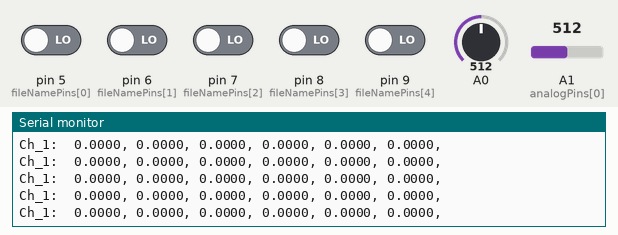
A sketch run on a simulated Arduino Uno, built with avr-gcc and run on an emulated ATmega328P. Shown: the last lines printed to the serial monitor. Inputs (shaded band) come from the test bench; at power-on: pin 5 (fileNamePins[0]), pin 6 (fileNamePins[1]), pin 7 (fileNamePins[2]), pin 8 (fileNamePins[3]), pin 9 (fileNamePins[4]) LOW, A0 = 512, A1 (analogPins[0]) = 512. Storage starts empty.

Above: at 5.7 s.
5.8 s: A0 set to 520
At 5.95 s:
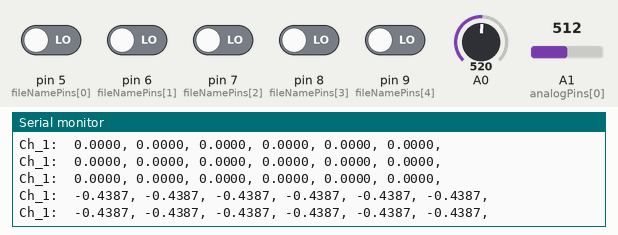
8.8 s: A1 (analogPins[0]) set to 531
At 8.82 s:
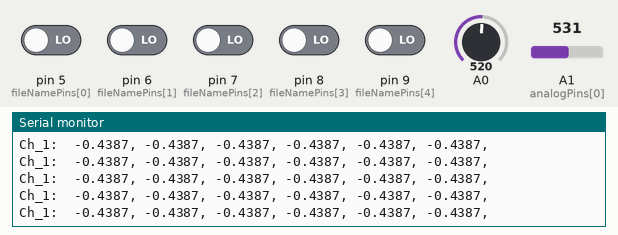
13.3 s: A0 set to 679
At 13.32 s:
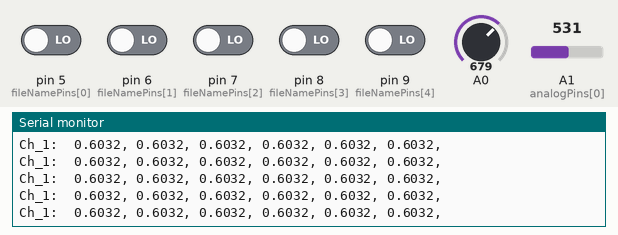
16.3 s: A0 set to 706
At 16.32 s:
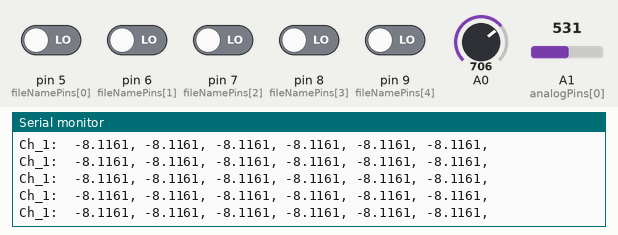
Timing chart, 0 to 18.8 s (numbered marks = the images above; inputs shaded):
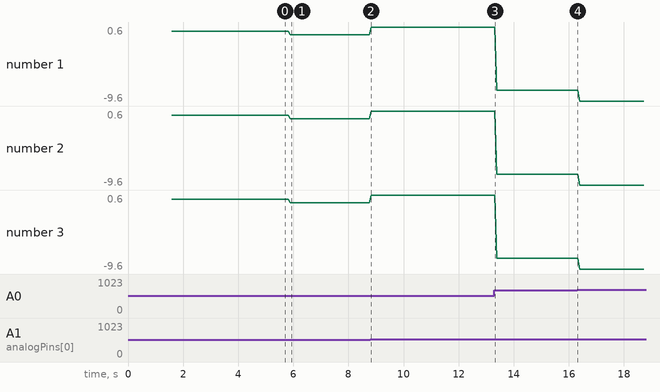

Measured:
- after the input at 5.8 s, the serial monitor: prints a new line after 0.08 s (image 1)
- plotted number 1: 0 → -0.44 after the input at 5.8 s, -0.44 → 0.6 after the input at 8.8 s, 0.6 → -8.12 after the input at 13.3 s, -8.12 → -9.6 after the input at 16.3 s
- plotted number 2: 0 → -0.44 after the input at 5.8 s, -0.44 → 0.6 after the input at 8.8 s, 0.6 → -8.12 after the input at 13.3 s, -8.12 → -9.6 after the input at 16.3 s
- plotted number 3: 0 → -0.44 after the input at 5.8 s, -0.44 → 0.6 after the input at 8.8 s, 0.6 → -8.12 after the input at 13.3 s, -8.12 → -9.6 after the input at 16.3 s

The sketch:

Spruce-Voltmeter--dev-Subdivide.ino
```cpp
/*
 * Code based on a project by Shahariar
 * Find the original project and Code @
 * https://create.arduino.cc/projecthub/PSoC_Rocks/arduino-negative-voltmeter-993902
 *
 * This branch 'subdivides' the measuring of channels, aims to show smaller steps between reads
 * AND shows an overall average. How does it do?
 *
 * This dev branch focuses on seeing the 'inbetween' samples
 * subdivides our 150 averaged samples into 5 sets of 25 averaged samples
 * can be changed to have a variety of sample sets;
 * change SAMPSPER and INTERVAL to mess with this.
 * voltValsMatrix will need to be set to [3][(SAMPSPER/INTERVAL) + 1]
 * this is currently managed w/ the variables...
 * aPinsLenght = 3, voltMatrixWidth = 6
 *
 */

// LIBRARIES
// i2c and u8g library for 1306 oled display
#include <Wire.h>
#include <U8glib.h>
#include <SD.h>
#include <SPI.h>

// CONSTANTS
// 25V Reader
#define R_LOW 100           // 100k or 10k resistor, 1%, smd1206, 1/10 watt
#define R_HIGH 5000         // 5M or 500k  resistor, 1%, smd1206, 1/10 watt

// 5V Reader with larger resistors
//#define R_LOW 500
//#define R_HIGH 5000

// 5V Reader with Small Bois resistors
//#define R_LOW 100
//#define R_HIGH 1000

#define AREF 1.1            // Aref pin voltage
#define ADC_RESOLUTION 1023 // 10 bit ADC
#define SAMPSPER 150        // samples per read of analog pin for value averaging
#define INTERVAL 25         // subdivide those samps

//U8GLIB_SSD1306_128X32 u8g(U8G_I2C_OPT_NONE);     // I2C OLED  Display instance

// File for Filing
File myFile;
// use 5 switches on DIP to name a file in binary
// utilized in FUNction: buildFileNameBinary()
// pins do not neet to be set up for a filename to be made,
// but filename will probably be 00000 or 11111
int fileNamePins[] = {5, 6, 7, 8, 9};
String fileName = "";

// measuring analog ins; for use with measureChannel() function
int analogPins[] = {A1, A2, A3};
const int aPinsLength = 1;
const int SIGFIGS = 4;           // How many figs to print/save

// change this is you changed SAMPSPER or INTERVAL
// e.g 150 / 25 = 5  + 1 = voltMatrixWidth
const int voltMatrixWidth = 6; // subidivded samples + final sample
float voltValsMatrix[aPinsLength][voltMatrixWidth];

// Digitl Pin Control
// Use 3 DIP switches to manage writing of data from unused pins
// print/write "NULL" if current test lead is OFF
// NULL is wonderful
int controlPins[] = {2, 3, 4};

// keep track of number of lines save in SD file
int linesWritten = 0;
const int linesPerSave = 500;

// Variables for volty maths
long half_Aref = 0; // adc 0 for reading half AREF = 550mv, should read 512
//float voltVals[3];  // calculating measured voltVals from ADC ch 1-3

// control if Serial is used for printing/debugging
bool printSerial = true;

// measure the length of one data cycle
int currentMs;
int lastMs;
int thisCycleMs;

//////////////////////////////////////////////////////////
void setup() {
  if (printSerial) {
    Serial.begin(9600);
    while(!Serial) {;}
  }
  // generate 5 letter string from DIP switch on digiPins
  // assigned @ fileNamePins[] = {5, 6, 7, 8, 9};
  // these pins should be set BEFORE powering ard if you want a unique name
  fileName = buildFileNameBinary();
  //fileName = "bestfrnd.txt";

  delay(500);

  if(!SD.begin(10)) { //10 is the pin our SD card reader is designed to speak to.
    if (printSerial) {
      Serial.println("Failure\tCheck SD card is inserted and wired properly ... unless it is not");
    }
    while(1);
  }
  //myFile = SD.open("NameIt.txt", FILE_WRITE);
  myFile = SD.open(fileName, FILE_WRITE);
  if (printSerial) {
    Serial.print("Opening SD file for writing of Data, Please: ");
    Serial.println(fileName);
  }

  delay(500);                // delay to make sure ADC is stable
  analogReference(INTERNAL); // set 1.1v internal reference
  delay(500);                // delay to stabilize aref voltage

  //u8g.setRot180();           // change display orientation

  currentMs = millis();      // start millis() timer
  lastMs = millis();
}

//////////////////////////////////////////////////////////
void loop() {
  if (linesWritten < linesPerSave) {

    delay(5); // delay before using I2C OLED
    // refresh i2c oled with updated value
    /*
    u8g.firstPage();
    do {
      draw();
    }
    while( u8g.nextPage() );
    delay(5);
    */
    // clear variables old value
    half_Aref = 0;

    //////////////////////////////////////////////////////////////////////
    /// Half AREF measurement ///
    int dump = analogRead(A0); // discard first adc convertion
    delay(10); // delay for channel switching stabilizaion

    // sum a number of samples
    for (int i=0; i<SAMPSPER; i++)
    {
      half_Aref += analogRead(A0);
    }

    // average the samples: we enjoy improved accuracy by doing this
    half_Aref = half_Aref/SAMPSPER;

    //////////////////////////////////////////////////////////////////////
    // measure pins at intervals!
    // this block assumes measureChannelWithIntervals()
    //   read first aPin in list 25 times.
    //   append this average to voltValsMatrix
    //   each set of 25 samples is also added to v_acc
    //   when 125 samples have been averaged and appended;
    //   read 25 more samples, add to v_acc
    //   average v_acc by # of intervals
    //   append to voltValsMatrix
    for (int j = 0; j < aPinsLength; j++) {
      float v_acc = 0.0; // accumulate volatges for 150 samples
      int dump = analogRead(analogPins[j]); // forget about that first read bay bee
      delay(10);
      for (int i = 0; i < voltMatrixWidth; i++) {
        if (i == voltMatrixWidth-1) {
          v_acc += measureChannelWithIntervals(analogPins[j], INTERVAL);
          v_acc /= (i+1);
          voltValsMatrix[j][i] = v_acc; // 150 averaged samples to array!
        }
        else if (i < voltMatrixWidth-1) {
          voltValsMatrix[j][i] = measureChannelWithIntervals(analogPins[j], INTERVAL); // 25 averaged samples to array!
          v_acc += voltValsMatrix[j][i];
        }
      }
    }
    //////////////////////////////////////////////////////////////////////
    // print to Serial monitor
    if (printSerial) {
      formatMatrixSerialPrint(aPinsLength, voltMatrixWidth);
    }
    // save to SD card
    if (myFile) {
      formatMatrixSDPrint(aPinsLength, voltMatrixWidth);
    }
    else {
      if (printSerial) {
        Serial.println("Error sending data to SD card. Call for help.");
      }
    }

    checkMs();
    /*
    if (printSerial) {
      printMsSerial();
    }
    */
    printMsSD();
    linesWritten += 1;
  }

  // save current sd file, re-open same file + wait a bit
  else if (linesWritten >= linesPerSave) {
    //printMs();
    myFile.flush(); //ensure bytes are written to SD, preserve data with powerloss
    linesWritten = 0;
  }
}

//////////////////////////////////////////////////////////
/// Oled Loop Draw Function ///
/*
void draw() {

  // set font for text
  u8g.setFont(u8g_font_5x8);
  u8g.drawStr( 0, 6, "Chan-1   Chan-2   Chan-3");

  // set font for number
  u8g.setFont(u8g_font_7x13B);

  // print voltages measured on OLED
  u8g.setPrintPos(0, 20);u8g.print(voltVals[0],1);
  u8g.setPrintPos(45, 20);u8g.print(voltVals[1],1);
  u8g.setPrintPos(90, 20);u8g.print(voltVals[2],1);

  // set font and print units
  u8g.setFont(u8g_font_5x8);
  u8g.drawStr( 0, 32, "volts    volts    volts");
}
*/
///////////////////////////////////////////////////////////////////////
// FUNctions!
///////////////////////////////////////////////////////////////////////

void checkMs() {
  // check how long this void loop took
  // print it
  currentMs = millis();
  thisCycleMs = currentMs-lastMs;
  lastMs = currentMs;
}

void printMsSD() {
  myFile.print(thisCycleMs);
  myFile.println(";");
}

void printMsSerial() {
  Serial.print(thisCycleMs);
  Serial.println(";");
}

String buildFileNameBinary() {
  // collect digiPins and make a string!
  // change filename extension and impress your friends
  String s;
  for (int i = 0; i < 5; i++) {
    s += String(digitalRead(fileNamePins[i]));
  }
  s = s + ".txt";
  return s;
}

float measureChannel(int pin) {
  /* measure an analog pin (as defined in analogPins[])
  * return adjusted voltage value v, a float
  */
  float ch = 0;
  float v;

  int dump = analogRead(pin); // forget about that first read bay bee
  delay(10);
  for (int i = 0; i < SAMPSPER; i++) {
    ch += analogRead(pin);
  }
  ch /= float(SAMPSPER);
  ch -= half_Aref;
  v = ch * ((R_LOW+R_HIGH)/float(R_LOW))*((AREF)/float(ADC_RESOLUTION));
  return v;
}


float measureChannelWithIntervals(int pin, int interval) {
  float ch = 0;
  float v;
  for (int i = 0; i < interval; i++) {
    ch += analogRead(pin);
  }
  ch /= float(interval);
  ch -= half_Aref;
  v = ch * ((R_LOW+R_HIGH)/float(R_LOW)) * ((AREF)/float(ADC_RESOLUTION));
  return v;
}

void formatMatrixSerialPrint(int a, int b) {
  // serial print a matrix of a x b values
  for (int j = 0; j < a; j++) {
    // start with list @ index a
    Serial.print("Ch_");
    Serial.print(j+1);
    Serial.print(":\t");
    for (int i = 0; i < b; i++) {
      //print all values in that list
      Serial.print(voltValsMatrix[j][i], SIGFIGS);
      Serial.print(", ");
    }
    Serial.println();
  }
}

void formatMatrixSDPrint(int a, int b) {
  // serial print a matrix of a x b values
  for (int j = 0; j < a; j++) {
    // start with list @ index a
    myFile.print(j+1);
    myFile.print(",");
    for (int i = 0; i < b; i++) {
      //print all values in that list
      myFile.print(voltValsMatrix[j][i], SIGFIGS);
      if (i == b-1) {
        myFile.println(";");
      }
      else myFile.print(", ");
    }

  }
}
```
